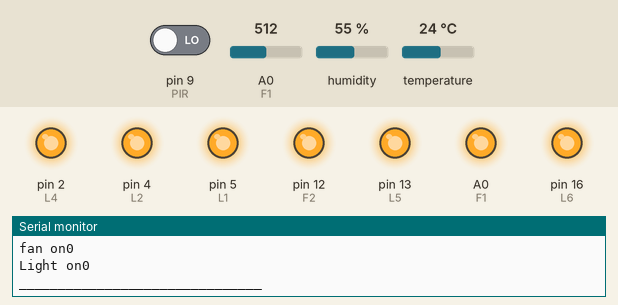
This sketch was run on a simulated Arduino Uno, built with avr-gcc and run on an emulated ATmega328P. On the bench: output pins drawn as LEDs (lit = HIGH), the last lines printed to the serial monitor. The inputs (shaded band) are chosen by the test bench; at power-on: pin 9 (PIR) LOW, temperature 24 °C, A0 (F1) = 512, humidity 55 %. Pins used as bus, display or sensor lines are not drawn.

Above: at 15.8 s.
15.9 s: pin 9 (PIR) driven HIGH
At 24.4 s:
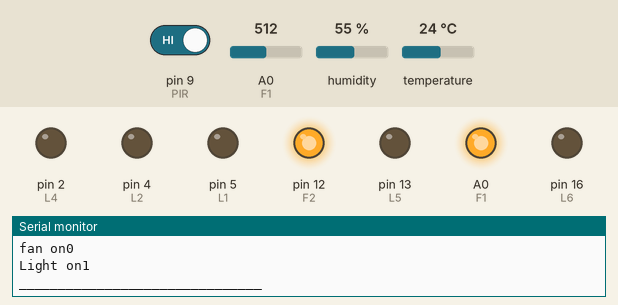
24.9 s: temperature set to 33.6 °C
32.0 s: temperature set to 34.7 °C
At 36.8 s:
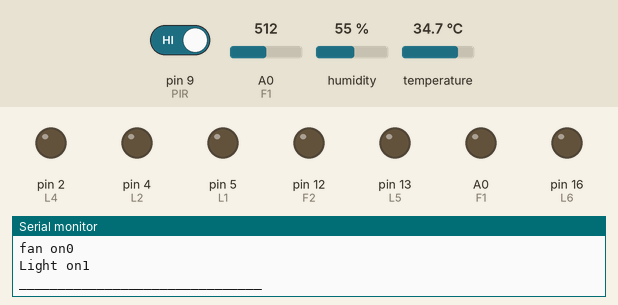
39.1 s: pin 9 (PIR) driven LOW
At 42.28 s:
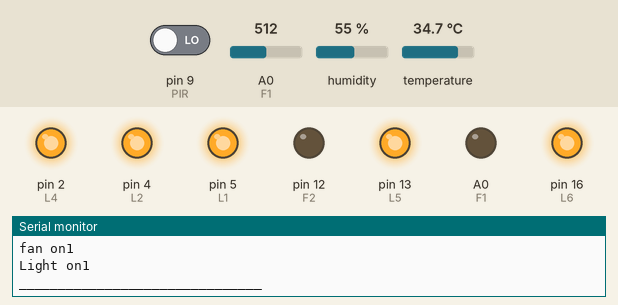
46.2 s: pin 9 (PIR) driven HIGH
At 55.4 s:
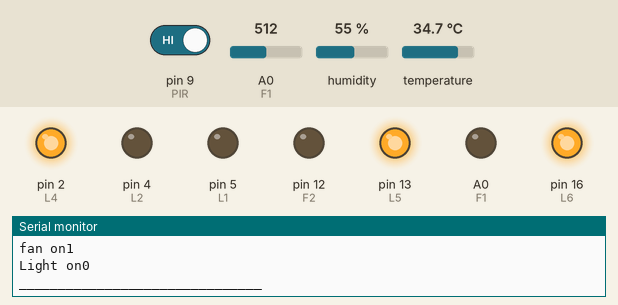
57.6 s: temperature set to 12 °C
At 61.19 s:
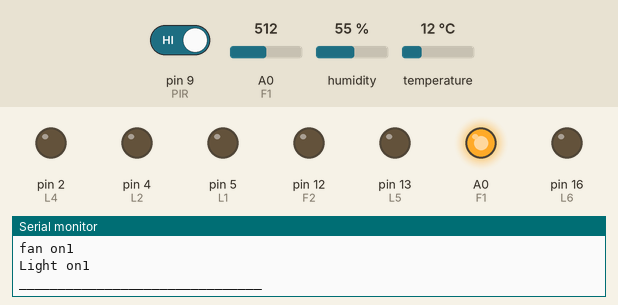
Timing chart, 0 to 62.8 s (numbered marks = the images above; inputs shaded):
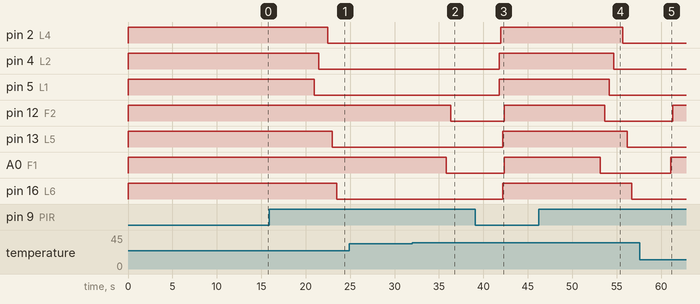

The sketch:

Home_Automation_final.ino
```cpp
#include "DHT.h"

#define PIR 9
#define L1 5
#define L2 4
#define L3 0
#define L4 2
#define L5 13
#define L6 16
#define F1 14
#define F2 12

DHT dht;

int stat = 0;
float temperature = 0, humidity = 0;
int fanon = 0, lighton = 0;
int start_loop = 0;
void setup()
{
  Serial.begin(9600);
  pinMode(PIR,INPUT);
  pinMode(L1,OUTPUT);
  pinMode(L2,OUTPUT);
  pinMode(L3,OUTPUT);
  pinMode(L4,OUTPUT);
  pinMode(L5,OUTPUT);
  pinMode(L6,OUTPUT);
  pinMode(F1,OUTPUT);
  pinMode(F2,OUTPUT);
  digitalWrite(L1,HIGH);
  digitalWrite(L2,HIGH);
  digitalWrite(L3,HIGH);
  digitalWrite(L4,HIGH);
  digitalWrite(L5,HIGH);
  digitalWrite(L6,HIGH);
  digitalWrite(F1,HIGH);
  digitalWrite(F2,HIGH);
  dht.setup(10);

}

void loop()
{
  if (start_loop == 0)
  {
    delay(10000);
   start_loop = 1;
   Serial.println("starting loop please wait");
  }

  else
  {
  int movement = pir_read();
  temperature_read();
  int ldr = read_ldr();


  if(movement == 1)
  {
  delay(2000);
  if(temperature > 34)
  {
  fanon = 1;
  fan_control(fanon);
  }
  else
  { fanon = 0;
    fan_control(fanon);
    }

   if(ldr == 1)
   {

    lighton = 1;
    light_control(lighton);
   }
//    else
//    {
//      lighton = 0;
//      light_control(lighton);
//      }
  }

  else
  {
    delay(200);
    digitalWrite(L1,HIGH);
    digitalWrite(L2,HIGH);
    delay(200);
    digitalWrite(L3,HIGH);
    digitalWrite(L4,HIGH);
    delay(200);
    digitalWrite(L5,HIGH);
    digitalWrite(L6,HIGH);
    delay(200);
    digitalWrite(F1,HIGH);
    digitalWrite(F2,HIGH);
    lighton = 0;
  }
   Serial.print("movement : ");
   Serial.println(movement);
   Serial.print("ldr");
   Serial.println(ldr);
   Serial.print("temperature");
   Serial.println(temperature);
   Serial.print("fan on");
   Serial.println(fanon);
   Serial.print("Light on");
   Serial.println(lighton);

   Serial.println("_______________________________");
  delay(200);
}

}
int pir_read()
{
  int a = digitalRead(PIR);
  return a;
}

int read_ldr()
{

  int sensor_value = analogRead(A0);

  if (sensor_value < 900)
  {
    stat = 1;
  }
  else
  {
    stat = 0;
  }
  return stat;
}


void temperature_read()
{
    delay(dht.getMinimumSamplingPeriod());
    humidity = dht.getHumidity();
    temperature = dht.getTemperature();
}


void fan_control(int Fonoff)
{
  if(Fonoff == 1)
  {
    delay(500);
    digitalWrite(F1,LOW);
    delay(500);
    digitalWrite(F2,LOW);
  }
  else
  {
    delay(200);
    digitalWrite(F1,HIGH);
    delay(200);
    digitalWrite(F2,HIGH);
  }

}


void light_control(int Lonoff)
{
  if(Lonoff == 1)
  {
    delay(500);
    digitalWrite(L1,LOW);
    delay(500);
    digitalWrite(L2,LOW);
    delay(500);
    digitalWrite(L3,LOW);
    delay(500);
    digitalWrite(L4,LOW);
    delay(500);
    digitalWrite(L5,LOW);
    delay(500);
    digitalWrite(L6,LOW);
  }
  else
  {
    delay(200);
    digitalWrite(L1,HIGH);
    digitalWrite(L2,HIGH);
    delay(200);
    digitalWrite(L3,HIGH);
    digitalWrite(L4,HIGH);
    delay(200);
    digitalWrite(L5,HIGH);
    digitalWrite(L6,HIGH);
  }
}
```

Measured:
- the behaviour switches between 34 and 34.1 °C on temperature (found by bisection; images 1 and 2)
- after the input at 15.9 s, pin 2 (L4): HIGH → LOW after 6.6 s; pin 4 (L2): HIGH → LOW after 5.6 s; pin 5 (L1): HIGH → LOW after 5.1 s; pin 13 (L5): HIGH → LOW after 7.1 s; pin 16 (L6): HIGH → LOW after 7.6 s
- after the input at 32.0 s, pin 12 (F2): HIGH → LOW after 4.3 s; A0 (F1): HIGH → LOW after 3.8 s
- after the input at 39.1 s, pin 2 (L4): LOW → HIGH after 2.9 s; pin 4 (L2), pin 5 (L1): LOW → HIGH after 2.7 s; pin 12 (F2), A0 (F1): LOW → HIGH after 3.3 s; pin 13 (L5), pin 16 (L6): LOW → HIGH after 3.1 s
- after the input at 46.2 s, pin 2 (L4): HIGH → LOW after 9.5 s; pin 4 (L2): HIGH → LOW after 8.5 s; pin 5 (L1): HIGH → LOW after 8.0 s; pin 12 (F2): HIGH → LOW after 7.5 s; pin 13 (L5): HIGH → LOW after 10.0 s
- after the input at 57.6 s, pin 12 (F2): LOW → HIGH after 3.7 s; A0 (F1): LOW → HIGH after 3.5 s
